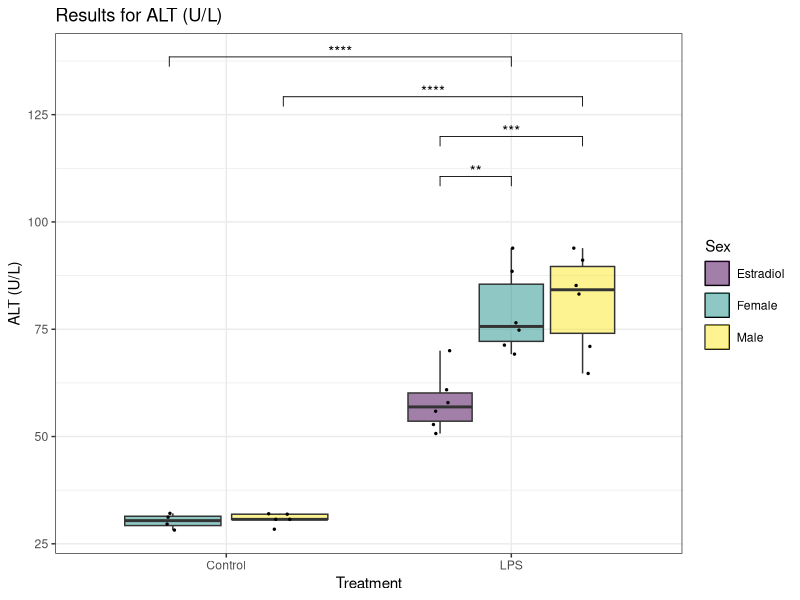
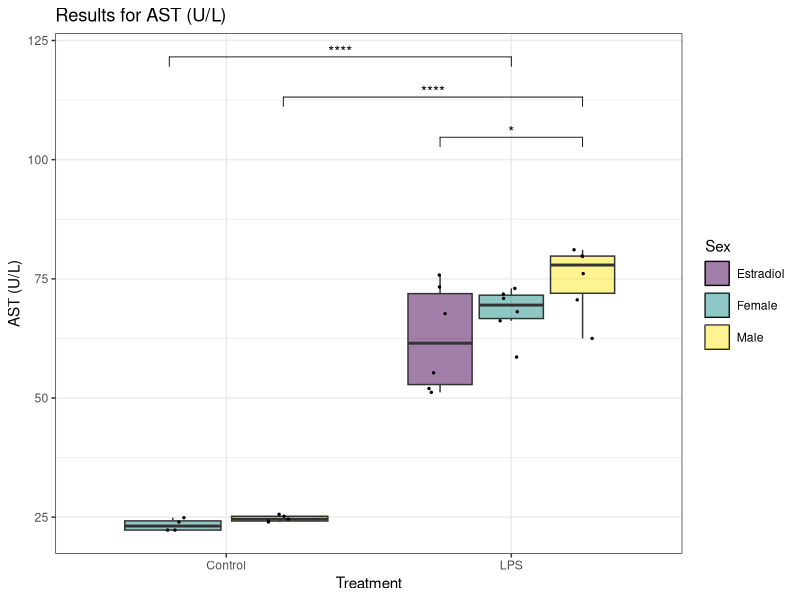
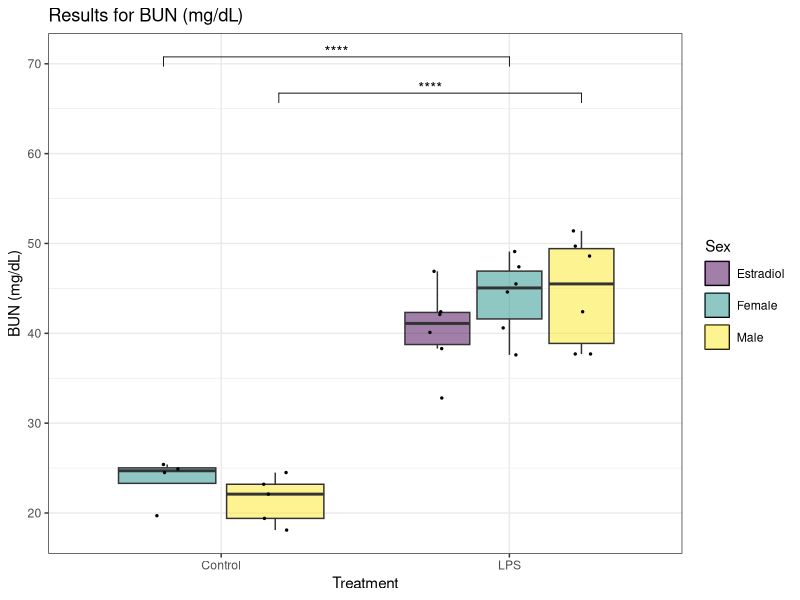
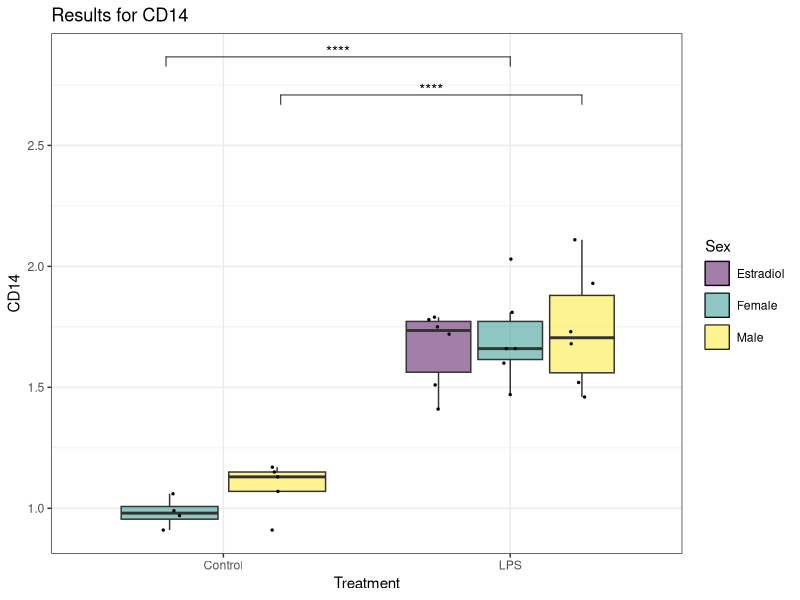
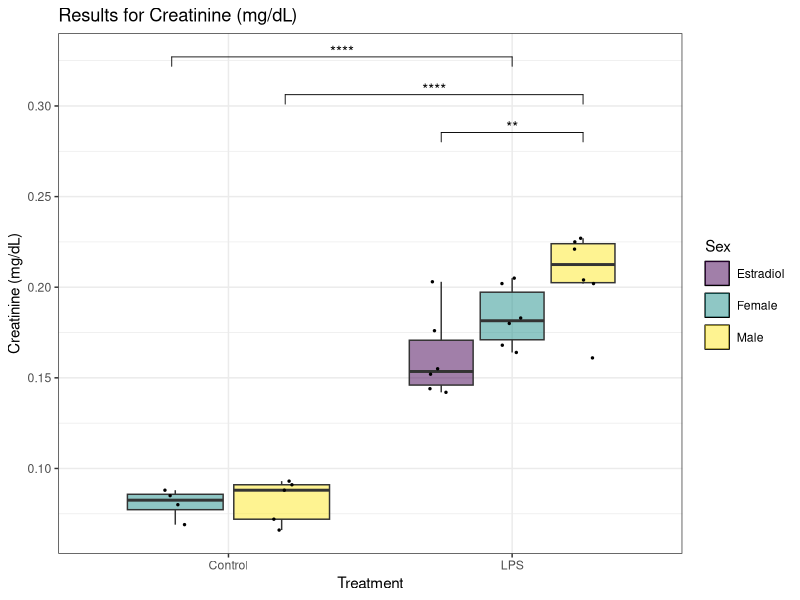
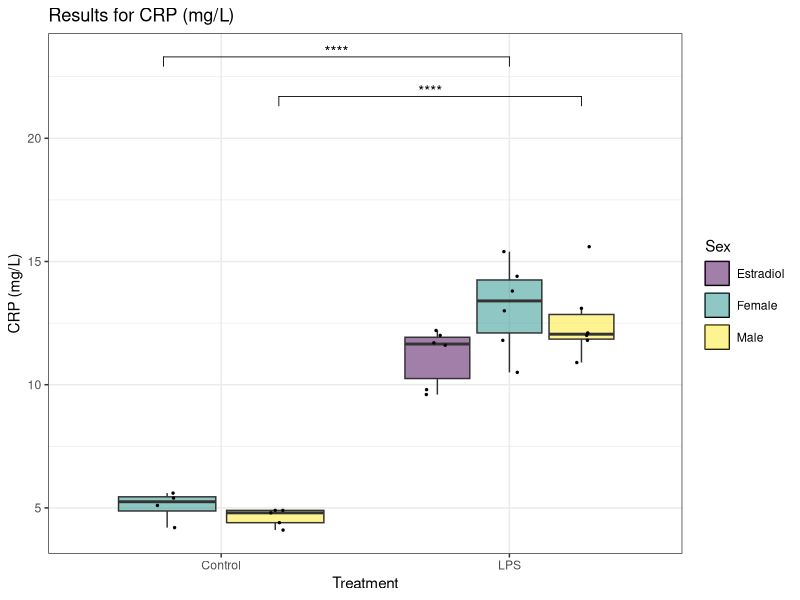
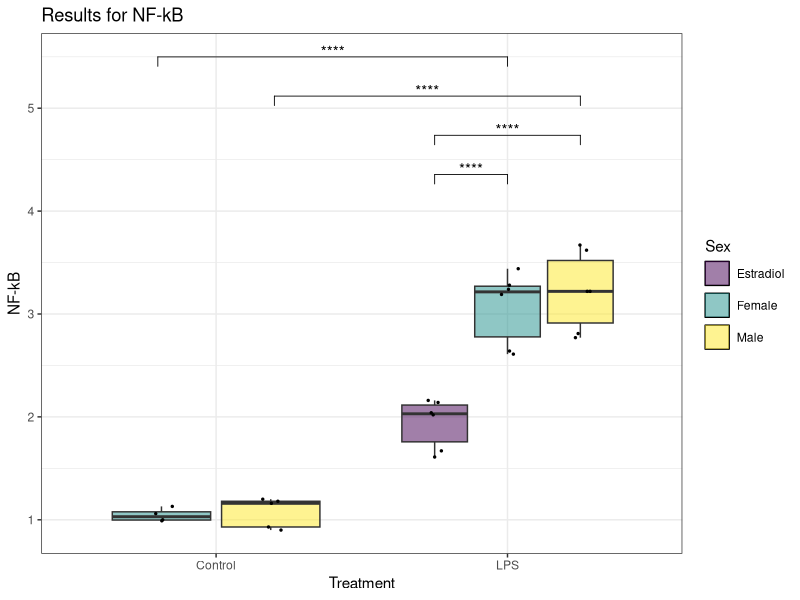
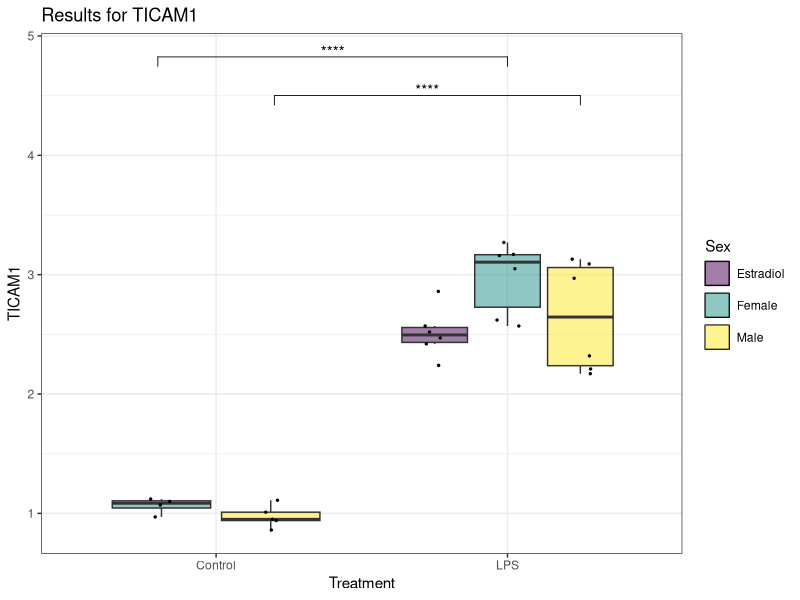

The R script that drew these images, in order:
# Load necessary libraries
if(!require(readxl)) install.packages("readxl", dependencies=TRUE)
if(!require(dplyr)) install.packages("dplyr", dependencies=TRUE)
if(!require(ggplot2)) install.packages("ggplot2", dependencies=TRUE)
if(!require(viridis)) install.packages("viridis", dependencies=TRUE)
if(!require(rstatix)) install.packages("rstatix", dependencies=TRUE)
if(!require(tidyr)) install.packages("tidyr", dependencies=TRUE)
if(!require(ggpubr)) install.packages("ggpubr", dependencies=TRUE)


library(readxl)
library(dplyr)
library(ggplot2)
library(viridis)
library(rstatix)
library(tidyr)
library(ggpubr)

#Set your working directory
setwd("~/R/SepticShock")

# Read the original data from the first sheet "Clinical Data" to get the original column names
original_data <- read_excel("SepticShockDataR.xlsx", sheet = "Core Data")

# Create a mapping of original names to modified names
original_names <- names(original_data)[-1:-4]
modified_names <- make.names(original_names)
name_mapping <- setNames(original_names, modified_names)

# Read the data and rename columns
data <- original_data %>%
  rename_all(make.names)

# Convert to tidy format
tidy_data<-data %>% 
  pivot_longer(cols = AST..U.L.:CD14, names_to = "Observation", values_to = "Values") %>%
  mutate("Sex:Treatment" = paste0(Sex, ":", Treatment)) %>%
  drop_na(Values)

tidy_data$`Sex:Treatment` <- factor(tidy_data$`Sex:Treatment`, 
                                    levels = c("Female:Control", 
                                               "Male:Control", 
                                               "Estradiol:LPS", 
                                               "Female:LPS", 
                                               "Male:LPS"))
tidy_data$Patient.ID <- factor(tidy_data$Patient.ID)
tidy_data$Species <- factor(tidy_data$Species)
tidy_data$Sex <- factor(tidy_data$Sex)
tidy_data$Treatment <- factor(tidy_data$Treatment)
tidy_data$Observation <- factor(tidy_data$Observation)

# Calculate means and standard deviations
mean_sd_table <- tidy_data %>%
  group_by(Observation, `Sex:Treatment`) %>%
  summarize(Mean = mean(Values, na.rm = TRUE),
            Std_Dev = sd(Values, na.rm = TRUE)) %>%
  mutate(Formatted = paste0(round(Mean, 2), " ± ", round(Std_Dev, 2))) %>%
  select(Observation, `Sex:Treatment`, Formatted) %>%
  pivot_wider(names_from = `Sex:Treatment`, 
              values_from = Formatted, 
              names_glue = "{gsub(':', ' ', `Sex:Treatment`)}") %>%
  group_by(Observation) %>%
  summarize(across(everything(), ~ paste(na.omit(.), collapse = ""))) %>%
  ungroup() %>%
  # Replace observation names with original names
  mutate(Observation = name_mapping[Observation])

# Save the Stats table to a CSV file
write.csv(mean_sd_table, "SSD_Core_StatsTable.csv", row.names = FALSE, fileEncoding = "UTF-8")

# Perform Tukey's HSD test
tidy_tukey<-tidy_data %>% 
  group_by(Observation) %>% 
  tukey_hsd(Values ~ Sex * Treatment) %>%
  ungroup()


write.csv(tidy_tukey, "SSD_Core_TukeyHSD.csv", row.names = FALSE) 

# Filter to retain only Group Differences between reasonable groups
tidy_tukey<-tidy_tukey %>%
  filter(term == "Sex:Treatment") %>%
  filter(group1 != "Female:Control" | group2 != "Male:LPS") %>%
  filter(group1 != "Female:Control" | group2 != "Estradiol:LPS") %>%
  filter(group1 != "Male:Control" | group2 != "Female:LPS") %>%
  filter(group1 != "Estradiol:Control") %>%
  filter(group1 != "Male:Control" | group2 != "Estradiol:LPS")  %>%
  filter(p.adj.signif != 'ns') 


# Filter to retain sets where at least one p-value is less than 0.05
sig_observations <- tidy_tukey %>%
  group_by(Observation) %>%
  filter(any(p.adj < 0.05)) %>%
  ungroup()

# Extract unique names of significant observations
sig_observations <- sig_observations %>%
  distinct(Observation)

write.csv(sig_observations, "SSD_Core_Sig_Observations.csv", row.names = FALSE)

############
for (observation in sig_observations$Observation) {
  original_observation <- name_mapping[[observation]]
  
  plot_data <- tidy_data %>%
    filter(Observation == observation) %>%
    dplyr::select(Sex, Treatment, 'Sex:Treatment', Values)
  plot_tukey <- tidy_tukey %>%
    filter(Observation == observation)
  plot_tukey <- plot_tukey %>%  
    add_y_position(test = ., 
                   data = plot_data, 
                   formula = Values ~ Sex:Treatment, 
                   fun = "max", 
                   scales = "free", 
                   comparisons = list(c("Female:LPS", "Male:LPS"),
                                      c("Estradiol:LPS", "Female:LPS"),
                                      c("Estradiol:LPS", "Male:LPS"),
                                      c("Male:Control", "Male:LPS"), 
                                      c("Female:Control", "Female:LPS")),
                   step.increase = 0.12) %>%
    add_x_position(test = ., x = 'Sex:Treatment')
  
  plot_tukey <- mutate(plot_tukey, xmin = case_when(xmin == 1 ~ 0.8,
                                                    xmin == 2 ~ 1.2,
                                                    xmin == 3 ~ 1.75,
                                                    xmin == 4 ~ 2))
  plot_tukey <- mutate(plot_tukey, xmax = case_when(xmax == 2 ~ 1.2,
                                                    xmax == 3 ~ 1.75,
                                                    xmax == 4 ~ 2,
                                                    xmax == 5 ~ 2.25))
  
  p <- ggplot(plot_data, 
              aes(x = Treatment, y = !!rlang::sym("Values"))) +
    geom_boxplot(outlier.shape = NA, 
                 aes(fill = Sex), 
                 key_glyph = draw_key_rect) +  # Remove outliers from boxplot to avoid duplication with jitter
    geom_point(aes(fill = Sex), 
               size = 0.5, 
               position=position_jitterdodge(jitter.width = 0.2), 
               show.legend = F) +
    labs(title = paste("Results for", original_observation),
         y = original_observation) +
    stat_pvalue_manual(plot_tukey, 
                       label = "p.adj.signif", 
                       y.position = "y.position", 
                       size = 3.88,
                       xmin = "xmin",
                       xmax = "xmax", 
                       hide.ns = TRUE, 
                       tip.length = 0.02, 
                       bracket.nudge.y = 0) +
    scale_fill_viridis(discrete = TRUE, 
                       alpha = 0.5, 
                       option="viridis") + 
    theme_bw() +
    theme(legend.key = element_rect(color = "black"), 
          legend.key.spacing.y = unit(0.2, "cm"))
  
  print(p)
  
  # Save each plot as a PNG file
  ggsave(filename = paste0("boxplot_", 
                           observation, 
                           ".png"), 
         path = '~/R/SepticShock/Plots/Core',
         plot = p, 
         width = 8, 
         height = 6)
}
